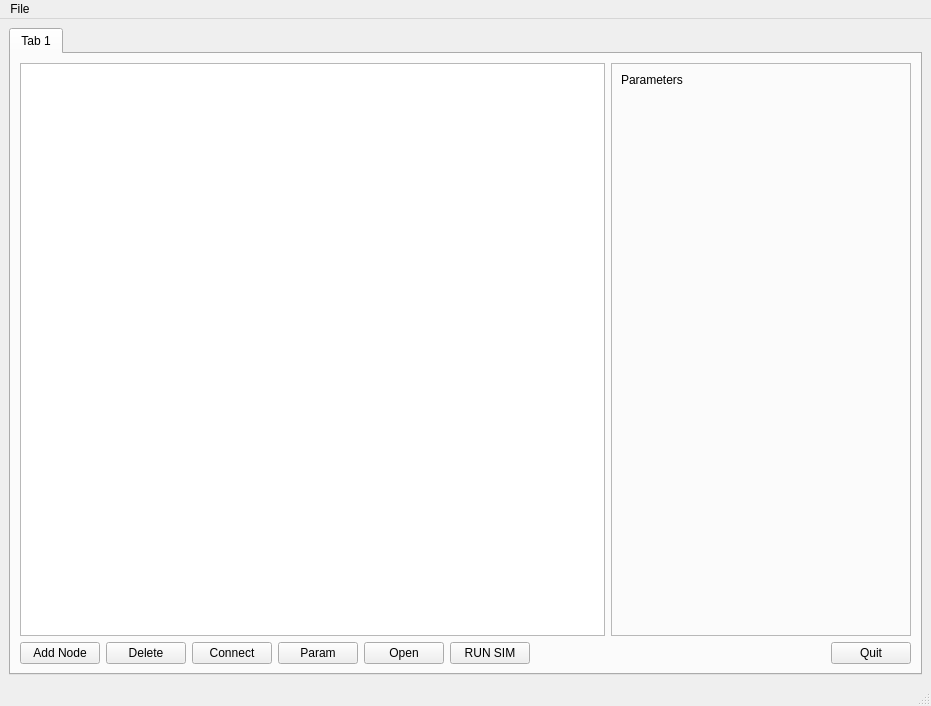
<?xml version="1.0" encoding="UTF-8"?>
<ui version="4.0">
 <class>MainWindow</class>
 <widget class="QMainWindow" name="MainWindow">
  <property name="geometry">
   <rect>
    <x>0</x>
    <y>0</y>
    <width>931</width>
    <height>706</height>
   </rect>
  </property>
  <property name="windowTitle">
   <string>MainWindow</string>
  </property>
  <widget class="QWidget" name="centralwidget">
   <layout class="QHBoxLayout" name="horizontalLayout">
    <item>
     <widget class="QTabWidget" name="wgMain">
      <property name="enabled">
       <bool>true</bool>
      </property>
      <property name="mouseTracking">
       <bool>false</bool>
      </property>
      <property name="currentIndex">
       <number>0</number>
      </property>
      <widget class="QWidget" name="wgTab">
       <attribute name="title">
        <string>Tab 1</string>
       </attribute>
       <layout class="QVBoxLayout" name="verticalLayout_3">
        <item>
         <layout class="QVBoxLayout" name="windLayout">
          <item>
           <layout class="QHBoxLayout" name="viewerLayout">
            <item>
             <widget class="QGraphicsView" name="mainView"/>
            </item>
            <item>
             <widget class="QFrame" name="frParameters">
              <property name="enabled">
               <bool>true</bool>
              </property>
              <property name="sizePolicy">
               <sizepolicy hsizetype="Minimum" vsizetype="Preferred">
                <horstretch>0</horstretch>
                <verstretch>0</verstretch>
               </sizepolicy>
              </property>
              <property name="minimumSize">
               <size>
                <width>300</width>
                <height>0</height>
               </size>
              </property>
              <property name="maximumSize">
               <size>
                <width>321</width>
                <height>631</height>
               </size>
              </property>
              <property name="frameShape">
               <enum>QFrame::StyledPanel</enum>
              </property>
              <property name="frameShadow">
               <enum>QFrame::Raised</enum>
              </property>
              <layout class="QVBoxLayout" name="verticalLayout">
               <item>
                <widget class="QLabel" name="label">
                 <property name="text">
                  <string>Parameters</string>
                 </property>
                 <property name="textFormat">
                  <enum>Qt::AutoText</enum>
                 </property>
                 <property name="alignment">
                  <set>Qt::AlignLeading|Qt::AlignLeft|Qt::AlignTop</set>
                 </property>
                </widget>
               </item>
              </layout>
             </widget>
            </item>
           </layout>
          </item>
          <item>
           <layout class="QHBoxLayout" name="butonsLayout">
            <item>
             <widget class="QPushButton" name="butAddnode">
              <property name="text">
               <string>Add Node</string>
              </property>
             </widget>
            </item>
            <item>
             <widget class="QPushButton" name="butDelnode">
              <property name="text">
               <string>Delete</string>
              </property>
             </widget>
            </item>
            <item>
             <widget class="QPushButton" name="butConnect">
              <property name="text">
               <string>Connect</string>
              </property>
             </widget>
            </item>
            <item>
             <widget class="QPushButton" name="butParam">
              <property name="text">
               <string>Param</string>
              </property>
             </widget>
            </item>
            <item>
             <widget class="QPushButton" name="butOpen">
              <property name="text">
               <string>Open</string>
              </property>
             </widget>
            </item>
            <item>
             <widget class="QPushButton" name="butRunSim">
              <property name="text">
               <string>RUN SIM</string>
              </property>
             </widget>
            </item>
            <item>
             <spacer name="horizontalSpacer">
              <property name="orientation">
               <enum>Qt::Horizontal</enum>
              </property>
              <property name="sizeHint" stdset="0">
               <size>
                <width>40</width>
                <height>20</height>
               </size>
              </property>
             </spacer>
            </item>
            <item>
             <widget class="QPushButton" name="butQuit">
              <property name="text">
               <string>Quit</string>
              </property>
             </widget>
            </item>
           </layout>
          </item>
         </layout>
        </item>
       </layout>
      </widget>
     </widget>
    </item>
   </layout>
  </widget>
  <widget class="QMenuBar" name="menubar">
   <property name="geometry">
    <rect>
     <x>0</x>
     <y>0</y>
     <width>931</width>
     <height>21</height>
    </rect>
   </property>
   <widget class="QMenu" name="menuFile">
    <property name="title">
     <string>File</string>
    </property>
   </widget>
   <addaction name="menuFile"/>
  </widget>
  <widget class="QStatusBar" name="statusbar"/>
 </widget>
 <resources/>
 <connections/>
</ui>
